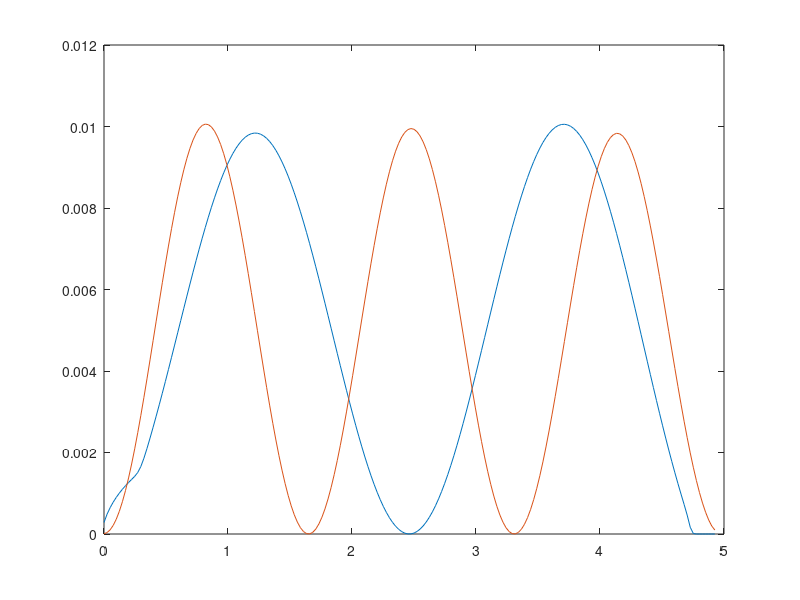

Here is the MATLAB script that generated this plot:
%A = float([2.87343 -0.591716 ; -0.591716 7.94343 ; ]);
%V = eig(A);
% pretty(V)

%A = [3.96625 -0.390625 0 ; -0.390625 11.3338 -0.390625 ; 0 -0.390625 24.0296 ; ];
%[U,V] = eig(A)

%B = [3.34125 -0.390625 0 ; -0.390625 11.0213 -0.390625 ; 0 -0.390625 23.8213 ; ];
%[C,M] = eig(B)

phi_5 = [-0.0168235, 0.0220476, -0.0254284, 0.0279559, 0.0299837, -0.03168, 0.0331388, 0.034418, 0.0355571, -0.0365934, -0.0376139, 0.0388664, 0.0406938, 0.0431119, -0.0458024, -0.0485207, 0.0511842, 0.0537801, -0.0563116, -0.0587827, -0.0611956, 0.0635509, 0.065848, -0.0680855, -0.0702616, 0.0723743, 0.0744215, -0.076401, -0.0783107, 0.0801482, 0.0819116, -0.0835989, -0.0852081, 0.0867373, 0.0881848, -0.0895489, -0.090828, 0.0920207, 0.0931255, -0.0941413, -0.0950669, -0.095901, 0.0966429, 0.0972916, -0.0978464, -0.0983065, 0.0986714, 0.0989407, -0.099114, -0.099191, 0.0991716, 0.0990557, -0.0988433, -0.0985346, 0.0981298, 0.0976292, -0.0970333, -0.0963426, 0.0955577, 0.0946794, -0.0937085, -0.0926458, 0.0914924, 0.0902494, -0.0889179, -0.0874992, 0.0859947, 0.0844058, -0.0827341, -0.0809811, 0.0791486, 0.0772383, -0.075252, -0.0731918, 0.0710595, 0.0688573, -0.0665873, -0.0642516, 0.0618527, 0.0593927, -0.0568742, -0.0542994, 0.0516711, 0.0489916, -0.0462637, -0.0434899, 0.0406731, 0.0378158, -0.034921, -0.0319914, 0.0290299, 0.0260394, -0.0230228, -0.0199831, 0.0169232, 0.0138461, -0.0107548, -0.00765233, 0.00454172, 0.00142602, 0.00169173, 0.0048085, -0.00792123, -0.0110269, 0.0141224, 0.0172048, -0.020271, -0.0233181, 0.0263431, 0.0293429, -0.0323148, -0.0352557, 0.0381627, 0.0410332, -0.0438641, -0.0466528, 0.0493966, 0.0520926, -0.0547384, -0.0573313, 0.0598687, 0.0623482, -0.0647673, -0.0671237, 0.0694151, 0.0716391, -0.0737937, -0.0758766, 0.0778858, 0.0798194, -0.0816755, -0.0834521, 0.0851476, 0.0867602, -0.0882884, -0.0897307, 0.0910855, 0.0923516, -0.0935276, -0.0946124, 0.0956049, 0.0965041, -0.097309, -0.0980187, 0.0986326, 0.09915, -0.0995703, -0.099893, 0.100118, 0.100244, -0.100272, -0.100202, 0.100032, 0.0997643, -0.0993979, -0.0989332, 0.0983706, 0.0977103, -0.0969529, -0.0960989, 0.0951489, -0.0941035, -0.0929635, 0.0917297, 0.090403, -0.0889841, -0.0874742, 0.085874, 0.0841847, -0.0824071, -0.0805423, 0.0785912, 0.0765547, -0.0744335, -0.0722284, 0.0699397, 0.0675677, -0.0651123, -0.0625729, 0.0599482, 0.0572363, -0.0544336, 0.0515354, 0.048534, -0.0454184, -0.0421714, 0.0387667, 0.0351604, -0.031274, 0.0269374, 0.0215407, -0.012886, 0.0035565, 0.000406206, -2.52381e-05, -9.19058e-07, -1.88146e-08, -1.91524e-10, -7.43091e-13, -5.43398e-16, ]
phi_01 = [0.0024042, -0.00595666, -0.0101286, 0.0145518, 0.0190731, -0.0236204, -0.0281538, 0.032647, 0.0370811, -0.0414407, -0.0457126, 0.0498851, 0.0539473, -0.0578893, -0.0617017, 0.0653754, 0.0689021, -0.0722737, -0.0754828, 0.0785221, 0.0813849, -0.0840649, -0.0865564, 0.0888538, 0.0909522, -0.0928471, -0.0945344, 0.0960106, 0.0972725, -0.0983175, -0.0991434, 0.0997485, 0.100132, -0.100292, -0.10023, 0.0999455, 0.099439, -0.098712, -0.0977663, 0.0966041, 0.095228, -0.0936413, -0.0918475, 0.0898509, 0.0876558, -0.0852672, -0.0826906, 0.0799317, 0.0769967, -0.0738921, -0.070625, 0.0672025, 0.0636324, -0.0599226, -0.0560813, 0.052117, 0.0480386, -0.0438551, -0.0395758, 0.0352101, 0.0307678, -0.0262586, -0.0216926, 0.0170798, 0.0124303, -0.00775454, -0.00306274, -0.00163473, -0.00632752, 0.0110053, 0.0156577, -0.0202746, -0.0248458, 0.0293612, 0.0338109, -0.0381851, -0.0424742, 0.0466688, 0.0507598, -0.054738, -0.0585948, 0.0623218, 0.0659108, -0.0693539, -0.0726436, 0.0757727, 0.0787344, -0.0815222, -0.08413, 0.0865521, 0.0887834, -0.0908188, -0.0926541, 0.0942852, 0.0957087, -0.0969213, -0.0979206, 0.0987044, 0.0992711, -0.0996194, -0.0997487, 0.0996587, 0.0993498, -0.0988226, -0.0980784, 0.0971189, 0.0959462, -0.0945631, -0.0929725, 0.0911781, 0.0891838, -0.0869942, -0.084614, 0.0820486, 0.0793036, -0.0763852, -0.0732997, 0.0700541, 0.0666554, -0.0631113, -0.0594295, 0.0556181, 0.0516856, -0.0476406, -0.0434921, 0.0392491, 0.0349211, -0.0305175, -0.026048, 0.0215224, 0.0169508, -0.012343, -0.00770937, 0.0030599, -0.00159516, 0.0062456, 0.0108812, -0.0154919, -0.0200675, 0.0245981, 0.0290737, -0.0334845, -0.037821, 0.0420736, 0.046233, -0.0502903, -0.0542365, 0.0580631, 0.0617618, -0.0653245, -0.0687435, 0.0720113, 0.075121, -0.0780658, -0.0808393, 0.0834355, 0.0858489, -0.0880743, -0.090107, 0.0919426, 0.0935772, -0.0950073, -0.0962301, 0.0972428, 0.0980436, -0.0986307, -0.099003, 0.0991599, 0.0991012, -0.0988272, -0.0983386, 0.0976367, 0.0967232, -0.0956003, -0.0942706, 0.0927372, 0.0910036, -0.0890737, -0.0869521, 0.0846435, 0.082153, -0.0794864, -0.0766496, 0.073649, 0.0704912, -0.0671833, -0.0637326, 0.0601466, 0.0564333, -0.0526006, -0.0486568, 0.0446103, 0.0404693, -0.0362422, -0.0319368, 0.0275605, 0.0231191, -0.0186158, -0.0140507, 0.00993391, ]
psi_5 = phi_5.*phi_5
psi_01 = phi_01.*phi_01
rho = [0, 0.0247525, 0.049505, 0.0742574, 0.0990099, 0.123762, 0.148515, 0.173267, 0.19802, 0.222772, 0.247525, 0.272277, 0.29703, 0.321782, 0.346535, 0.371287, 0.39604, 0.420792, 0.445545, 0.470297, 0.49505, 0.519802, 0.544554, 0.569307, 0.594059, 0.618812, 0.643564, 0.668317, 0.693069, 0.717822, 0.742574, 0.767327, 0.792079, 0.816832, 0.841584, 0.866337, 0.891089, 0.915842, 0.940594, 0.965347, 0.990099, 1.01485, 1.0396, 1.06436, 1.08911, 1.11386, 1.13861, 1.16337, 1.18812, 1.21287, 1.23762, 1.26238, 1.28713, 1.31188, 1.33663, 1.36139, 1.38614, 1.41089, 1.43564, 1.4604, 1.48515, 1.5099, 1.53465, 1.55941, 1.58416, 1.60891, 1.63366, 1.65842, 1.68317, 1.70792, 1.73267, 1.75743, 1.78218, 1.80693, 1.83168, 1.85644, 1.88119, 1.90594, 1.93069, 1.95545, 1.9802, 2.00495, 2.0297, 2.05446, 2.07921, 2.10396, 2.12871, 2.15347, 2.17822, 2.20297, 2.22772, 2.25248, 2.27723, 2.30198, 2.32673, 2.35149, 2.37624, 2.40099, 2.42574, 2.4505, 2.47525, 2.5, 2.52475, 2.5495, 2.57426, 2.59901, 2.62376, 2.64851, 2.67327, 2.69802, 2.72277, 2.74752, 2.77228, 2.79703, 2.82178, 2.84653, 2.87129, 2.89604, 2.92079, 2.94554, 2.9703, 2.99505, 3.0198, 3.04455, 3.06931, 3.09406, 3.11881, 3.14356, 3.16832, 3.19307, 3.21782, 3.24257, 3.26733, 3.29208, 3.31683, 3.34158, 3.36634, 3.39109, 3.41584, 3.44059, 3.46535, 3.4901, 3.51485, 3.5396, 3.56436, 3.58911, 3.61386, 3.63861, 3.66337, 3.68812, 3.71287, 3.73762, 3.76238, 3.78713, 3.81188, 3.83663, 3.86139, 3.88614, 3.91089, 3.93564, 3.9604, 3.98515, 4.0099, 4.03465, 4.05941, 4.08416, 4.10891, 4.13366, 4.15842, 4.18317, 4.20792, 4.23267, 4.25743, 4.28218, 4.30693, 4.33168, 4.35644, 4.38119, 4.40594, 4.43069, 4.45545, 4.4802, 4.50495, 4.5297, 4.55446, 4.57921, 4.60396, 4.62871, 4.65347, 4.67822, 4.70297, 4.72772, 4.75248, 4.77723, 4.80198, 4.82673, 4.85149, 4.87624, 4.90099, 4.92574, 4.9505, 4.97525, ]

plot(rho(1:200),psi_5)
hold('on')
plot(rho(1:200),psi_01)
